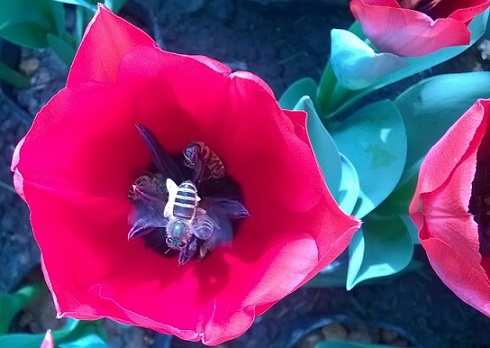
#> input picture chapter7/bee.jpg, 490 x 348 px
$ python test7-1.py
#> lines starting #> are read from the running program, lines starting #| are printed output that depends on the picture; after the words box and inside, x2 and y2 are one past the last pixel; in counts of white or black regions, pixels touching at a corner belong together
#test7-1.py：单目标匹配
import cv2
import numpy as np
import matplotlib.pyplot as plt
img1=cv2.imread('bee.jpg')                         	#打开输入图像,默认BGR格式
#> img1 is the input picture: shape (348, 490, 3); mean B, G, R 114.3, 57.1, 126.6
cv2.imshow('original',img1)
temp=cv2.imread('template.jpg')                     	#打开模板图像
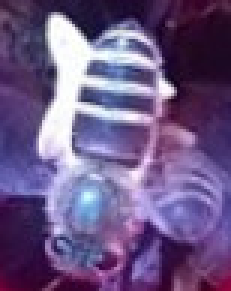
#> input picture chapter7/template.jpg, 77 x 97 px (shown 3 times larger)
#> temp is the input picture: shape (97, 77, 3); mean B, G, R 133.6, 88.5, 108.8
cv2.imshow('template',temp)
img1gray=cv2.cvtColor(img1,cv2.COLOR_BGR2GRAY,dstCn=1)  #转换为单通道灰度图像
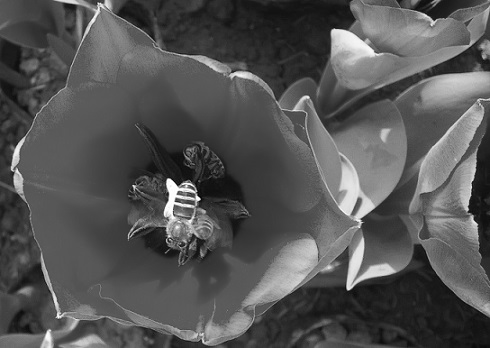
#> img1gray: shape (348, 490); min 4, max 255, mean 84.4
tempgray=cv2.cvtColor(temp,cv2.COLOR_BGR2GRAY,dstCn=1)  #转换为单通道灰度图像
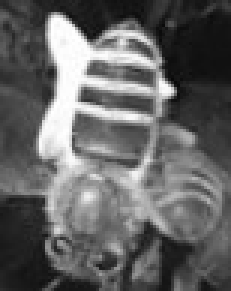
#> tempgray: shape (97, 77) (shown 3 times larger); min 8, max 255, mean 99.7
h,w=tempgray.shape                                     	#获得模板图像的高度和宽度
#> h = 97; w = 77
res=cv2.matchTemplate(img1gray,tempgray,cv2.TM_SQDIFF) #执行匹配
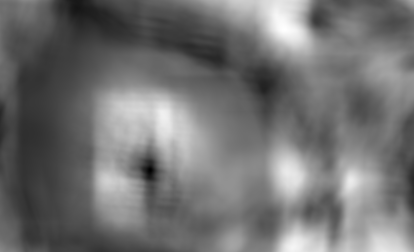
#> res: shape (252, 414) float32; min 20799776, max 75899088, mean 45455152; drawn with min black and max white
plt.imshow(res,cmap = 'gray')                  		#以灰度图像格式显示匹配结果
plt.title('Matching Result')
plt.axis('off')
plt.show()                                      		#显示图像
min_val,max_val,min_loc,max_loc=cv2.minMaxLoc(res)  #返回匹配位置
#> min_val = 20799776; max_val = 75899088; min_loc = (150, 169); max_loc = (284, 29)
top_left = min_loc                                  #最小值为最佳匹配，获得其位置
#> top_left = (150, 169)
bottom_right = (top_left[0] + w, top_left[1] + h)#获得匹配范围的右下角位置
#> bottom_right = (227, 266)
cv2.rectangle(img1,top_left, bottom_right,(255,0,0), 2)#绘制匹配范围,蓝色边框
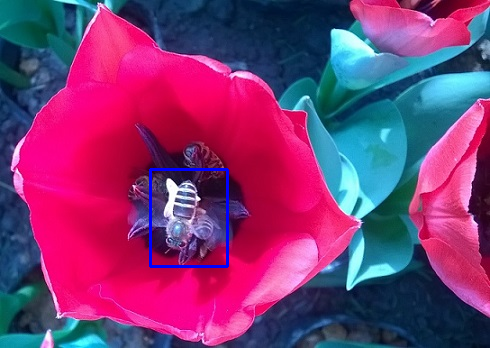
#> img1: shape (348, 490, 3); 0.61% of pixels changed, all inside (x1, y1, x2, y2) = (149, 168, 229, 268)
cv2.imshow('Detected Range',img1)
cv2.waitKey(0)
